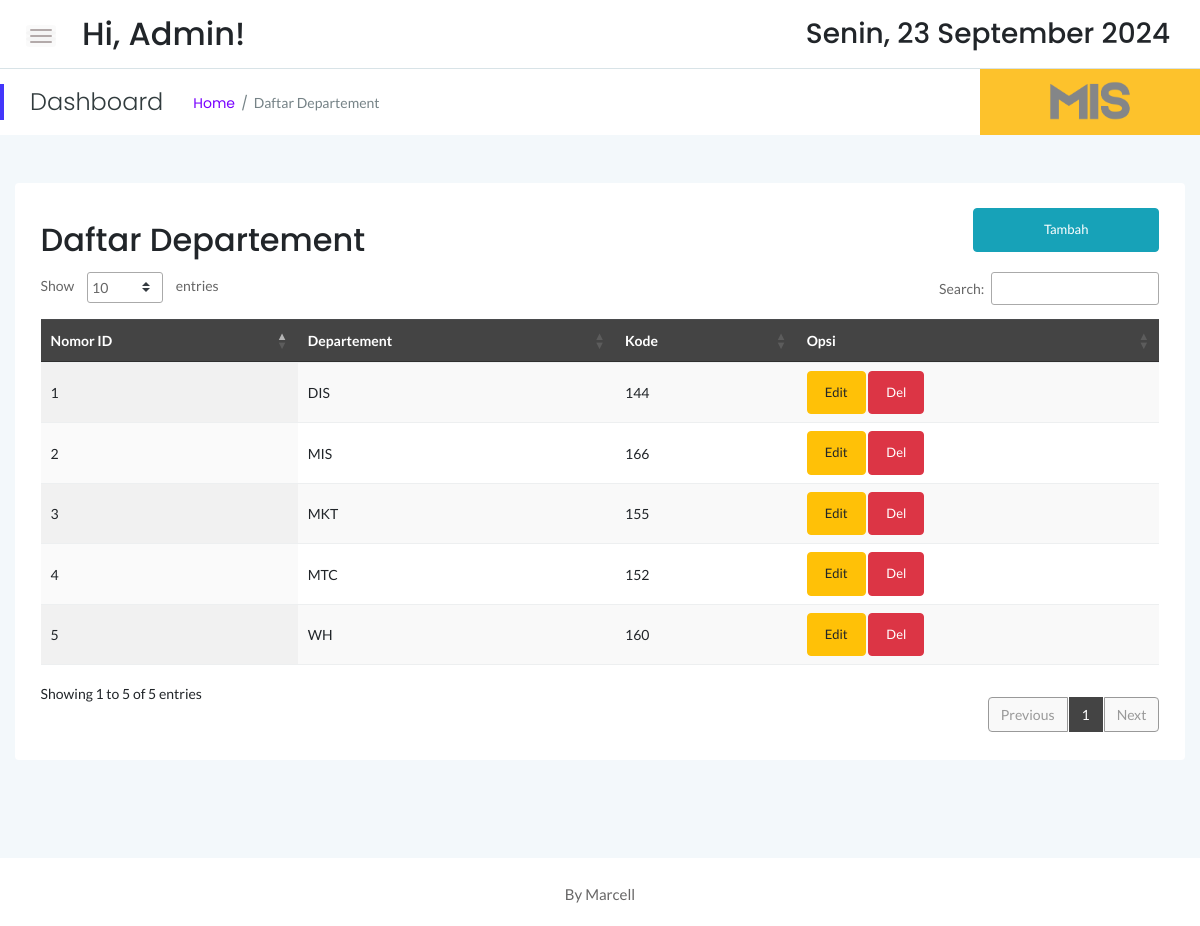
The page /stock/departement.php (signed in) on the database its author committed.
### tables this page shows
CREATE TABLE `departement` (
  `id_departemen` int(2) NOT NULL,
  `nama_departement` varchar(10) NOT NULL,
  `kode` int(4) NOT NULL
);

### stock/departement.php (the view, shortened to what this page needs)
<!doctype html>
<html class="no-js" lang="en">
<?php
    include '../dbconnect.php';
	?>
<head>
    <link rel="stylesheet" href="assets/css/bootstrap.min.css">
    <link rel="stylesheet" href="assets/css/font-awesome.min.css">
    <link rel="stylesheet" href="assets/css/themify-icons.css">
    <link rel="stylesheet" href="assets/css/metisMenu.css">
    <link rel="stylesheet" href="assets/css/owl.carousel.min.css">
    <link rel="stylesheet" href="assets/css/slicknav.min.css">
    <link rel="stylesheet" href="https://www.amcharts.com/lib/3/plugins/export/export.css" type="text/css" media="all" />
	<link rel="stylesheet" type="text/css" href="https://cdn.datatables.net/1.10.19/css/jquery.dataTables.min.css">
    <link rel="stylesheet" type="text/css" href="https://cdn.datatables.net/1.10.19/css/jquery.dataTables.css">
    <link rel="stylesheet" type="text/css" href="https://cdn.datatables.net/1.10.18/css/dataTables.bootstrap4.min.css">
    <link rel="stylesheet" type="text/css" href="https://cdn.datatables.net/responsive/2.2.3/css/responsive.bootstrap.min.css">
    <link rel="stylesheet" type="text/css" href="https://cdn.datatables.net/responsive/2.2.3/css/responsive.jqueryui.min.css">
	<link rel="stylesheet" type="text/css" href="https://cdn.datatables.net/buttons/1.5.2/css/buttons.dataTables.min.css">
    <link rel="stylesheet" href="assets/css/typography.css">
    <link rel="stylesheet" href="assets/css/default-css.css">
    <link rel="stylesheet" href="assets/css/styles.css">
    <link rel="stylesheet" href="assets/css/responsive.css">
</head>
<body>
    <div class="page-container">
        <div class="main-content">
            <div class="header-area">
                <div class="row align-items-center">
                    <div class="col-md-6 col-sm-8 clearfix">
                        <div class="nav-btn pull-left">
                            <span></span>
                            <span></span>
                            <span></span>
                        </div>
                        <div class="search-box pull-left">
                            <form action="#">
                                <h2>Hi, <?=$_SESSION['user'];?>!</h2>
                            </form>
                        </div>
                    </div>
                    <div class="col-md-6 col-sm-4 clearfix">
                        <ul class="notification-area pull-right">
                            <li><h3><div class="date">
						</b></div></h3>
						</li>
                        </ul>
                    </div>
                </div>
            </div>
            <div class="page-title-area">
                <div class="row align-items-center">
                    <div class="col-sm-6">
                        <div class="breadcrumbs-area clearfix">
                            <h4 class="page-title pull-left">Dashboard</h4>
                            <ul class="breadcrumbs pull-left">
                                <li><a href="index.php">Home</a></li>
                                <li><span>Daftar Departement</span></li>
                            </ul>
                        </div>
                    </div>
                    <div class="col-sm-6 clearfix">
                        <div class="user-profile pull-right" style="color:black; padding:0px;">
                            <img src="log.png" width="220px" class="user-name dropdown-toggle" data-toggle="dropdown"\>
                        </div>
                    </div>
                </div>
            </div>
            <div class="main-content-inner">
                <div class="row mt-5 mb-5">
                    <div class="col-12">
                        <div class="card">
                            <div class="card-body">
                                <div class="d-sm-flex justify-content-between align-items-center">
									<h2>Daftar Departement</h2>
									<button style="margin-bottom:20px" data-toggle="modal" data-target="#myModal" class="btn btn-info col-md-2"><span class="glyphicon glyphicon-plus"></span>Tambah</button>
                                </div>
                                    <div class="data-tables datatable-dark">
										 <table id="dataTable3" class="display" style="width:100%"><thead class="thead-dark">
											<tr>
												<th>Nomor ID</th>
												<th>Departement</th>
												<th>Kode</th>
												<th>Opsi</th>
											</tr></thead><tbody>
											<?php
											$brgs=mysqli_query($conn,"SELECT * from departement order by nama_departement ASC");
											$no=1;
											while($p=mysqli_fetch_array($brgs)){
                                                $idb = $p['id_departemen'];
												?>
												<tr>
													<td><?php echo $no++ ?></td>
													<td><?php echo $p['nama_departement'] ?></td>
                                                    <td><?php echo $p['kode'] ?></td>
                                                    <td><button data-toggle="modal" data-target="#edit<?=$idb;?>" class="btn btn-warning">Edit</button> <button data-toggle="modal" data-target="#del<?=$idb;?>" class="btn btn-danger">Del</button></td>
												</tr>
												<?php
											}
											?>
										</tbody>
										</table>
                                    </div>
                                </div>
                            </div>
                        </div>
                    </div>
                </div>
            </div>
        </div>
        <footer>
            <div class="footer-area">
                <p>By Marcell</p>
            </div>
        </footer>
</body>
</html>

### stock/assets/css/responsive.css (style rules this page uses)
@media (min-width: 1200px) and (max-width: 1364px) { .main-content-inner { padding: 0 15px 50px; } }
@media (min-width: 1200px) and (max-width: 1364px) { .page-container, .sbar_collapsed.page-container { padding-left: 0; } }

### rows shown on the page
departement: nama_departement "DIS", kode "144"
departement: nama_departement "MIS", kode "166"
departement: nama_departement "MKT", kode "155"
departement: nama_departement "MTC", kode "152"
departement: nama_departement "WH", kode "160"

### other values the page prints
$_SESSION['user'] "Admin"
